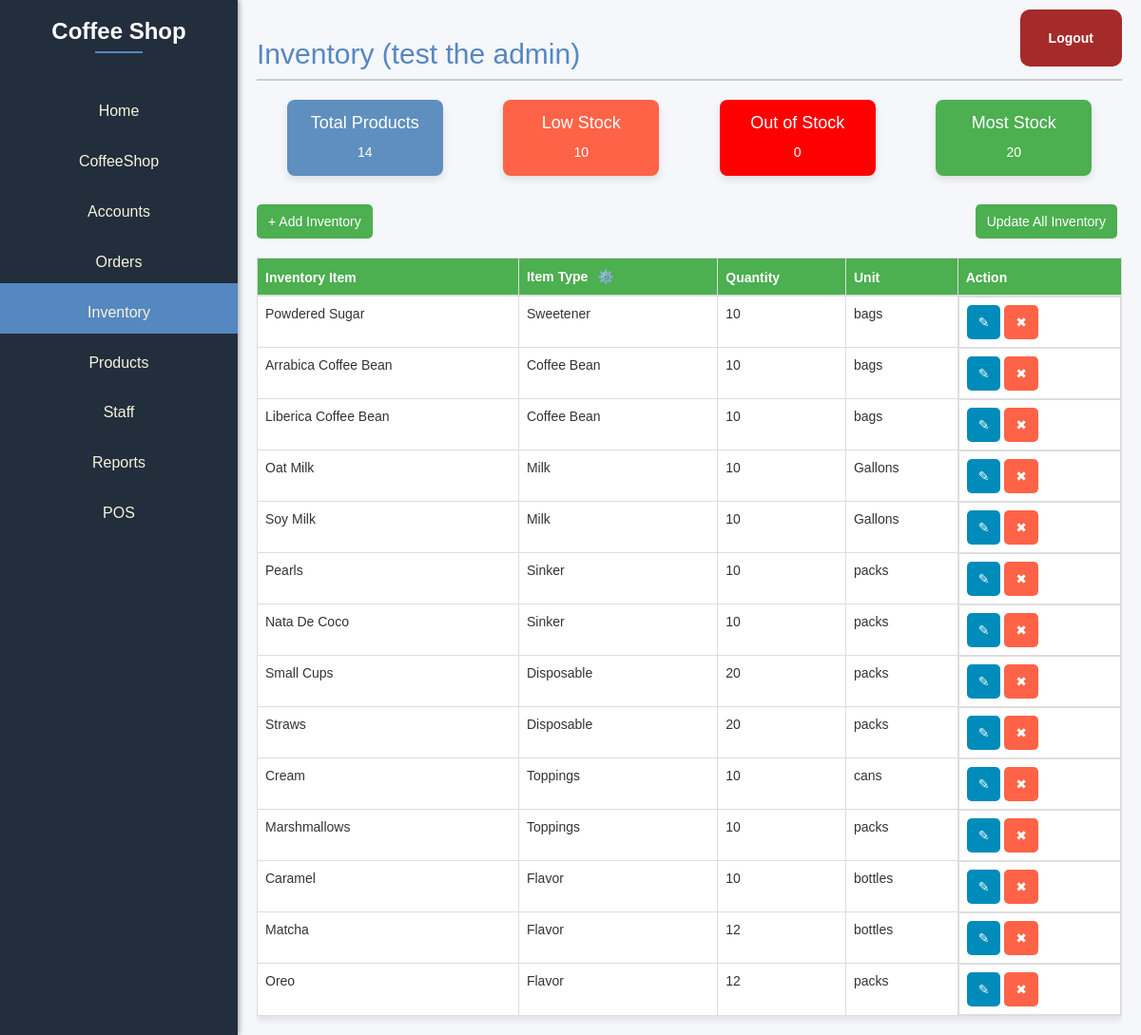
/Dashboard/Inventory.php (signed in), run on an earlier commit of the app's database.
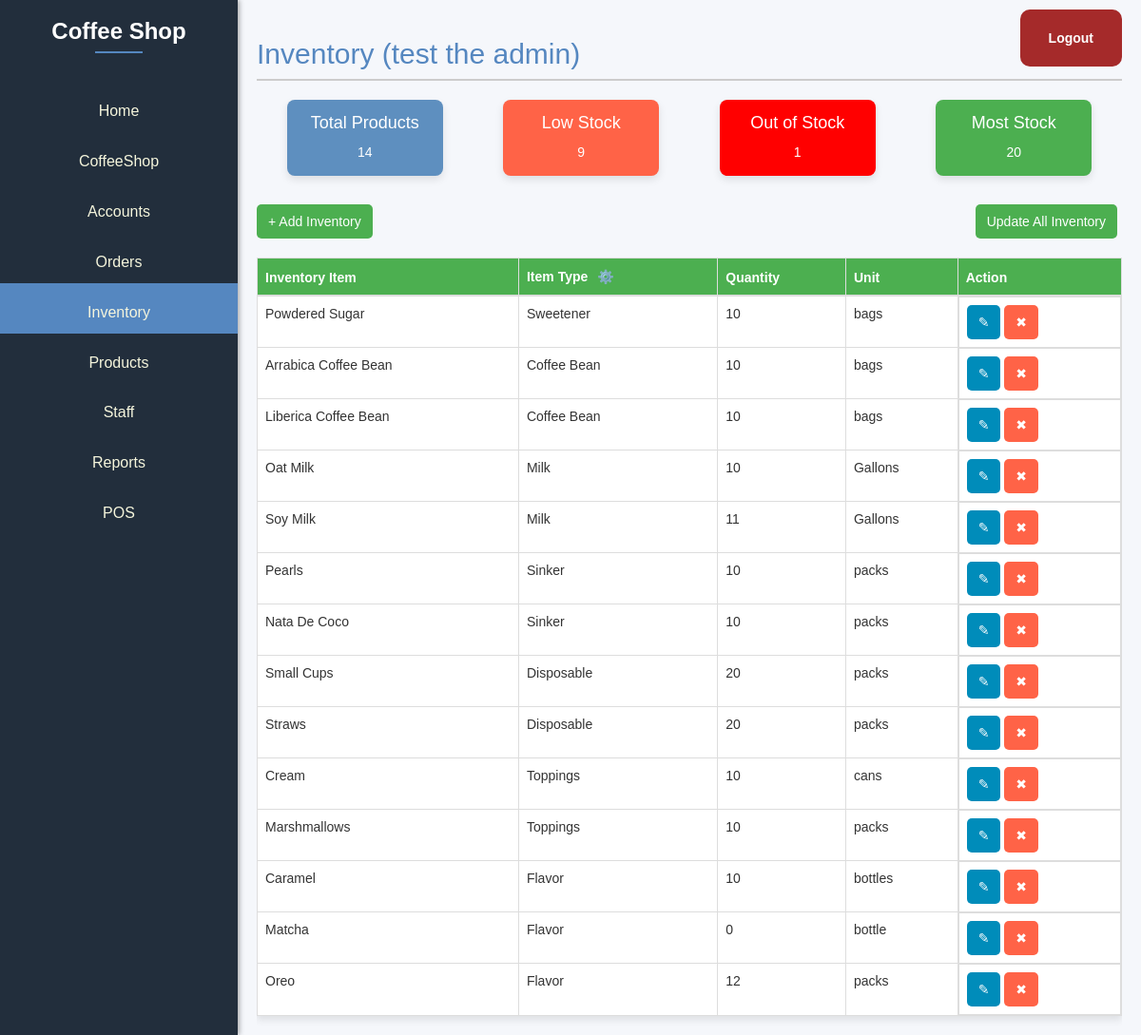
And on a later commit of the database.
### tables this page shows
CREATE TABLE `tblinventory` (
  `inventory_id` int(11) NOT NULL,
  `inventory_item` varchar(255) NOT NULL,
  `item_type` varchar(255) NOT NULL,
  `quantity` int(11) DEFAULT NULL,
  `unit` varchar(10) DEFAULT NULL
);

### public/Dashboard/Inventory.php (the view, shortened to what the changed rows need)
<?php
$servername = "127.0.0.1";
$user = "root";
$pass = "";
$dbname = "coffeeshop_db";
try {
    $pdo = new PDO("mysql:host=$servername;dbname=$dbname", $user, $pass);
    $pdo->setAttribute(PDO::ATTR_ERRMODE, PDO::ERRMODE_EXCEPTION);
} catch (PDOException $e) {
    die("Database connection failed: " . $e->getMessage());
}
$sql = "SELECT * FROM tblinventory";
$statement = $pdo->prepare($sql);
$statement->execute();
$inventoryData = $statement->fetchAll(PDO::FETCH_ASSOC);
$sqlTotalProducts = "SELECT COUNT(*) AS totalProducts FROM tblinventory";
$statementTotalProducts = $pdo->prepare($sqlTotalProducts);
$statementTotalProducts->execute();
$sqlLowStock = "SELECT COUNT(*) as lowStock
                FROM (
                    SELECT *
                    FROM tblinventory
                    WHERE quantity > 0 AND quantity <= 10
                ) AS subquery";
$statementLowStock = $pdo->prepare($sqlLowStock);
$statementLowStock->execute();
if ($statementTotalProducts->rowCount() == 0) {
    $lowStockData = 0;
} else {
    $lowStockData = $statementLowStock->fetchAll(PDO::FETCH_ASSOC);
}
$sqlOutOfStock = "SELECT item_type, COUNT(*) as out_of_stock
                  FROM tblinventory
                  WHERE quantity <= 0
                  GROUP BY item_type";
$statementOutOfStock = $pdo->prepare($sqlOutOfStock);
$statementOutOfStock->execute();
if ($statementTotalProducts->rowCount() == 0) {
    $outOfStockData = 0;
} else {
    $outOfStockData = $statementOutOfStock->fetchAll(PDO::FETCH_ASSOC);
}
?>
<!DOCTYPE html>
<html lang="en">
<head>
    <link rel="stylesheet" href="https://maxcdn.bootstrapcdn.com/font-awesome/4.7.0/css/font-awesome.min.css">
    <link rel="stylesheet" href="https://maxcdn.bootstrapcdn.com/bootstrap/3.3.7/css/bootstrap.min.css">
    <link rel="stylesheet" href="dashboard.css" />
</head>
<body>
    <div class="dashboard">
        <div class="sidebar">
            <h1>Coffee Shop</h1>
        </div>
        <div class="content">
            <h2>Inventory
                <?php echo " (" . $_SESSION['username'] . " the " . $_SESSION['position'] . ") " ?>
            </h2>
            <div>
                <div class="containertab">
                    <div class="stock-container low-stock-container">
                        <h4>Low Stock</h4>
                        <p>
                            <?php echo !empty($lowStockData) ? $lowStockData[0]['lowStock'] : 0; ?>
                        </p>
                    </div>
                    <div class="stock-container out-of-stock-container">
                        <h4>Out of Stock</h4>
                        <p>
                            <?php echo !empty($outOfStockData) ? $outOfStockData[0]['out_of_stock'] : 0; ?>
                        </p>
                    </div>
                </div>
                <br>
                <br>
                <div class="table-responsive">
                    <table class="table table-bordered">
                        <thead>
                            <tr>
                                <th>Inventory Item</th>
                                <th>Item Type
                                    <button type="button" id="categoryInventory" style="background-color:transparent; border:none; padding:none;">⚙️</button>
                                </th>
                                <th>Quantity</th>
                                <th>Unit</th>
                                <th>Action</th>
                            </tr>
                        </thead>
                        <tbody>
                            <?php foreach ($inventoryData as $item) : ?>
                                <tr>
                                    <td>
                                        <?= $item['inventory_item'] ?>
                                    </td>
                                    <td>
                                        <?= $item['item_type'] ?>
                                    </td>
                                    <td>
                                        <?= $item['quantity'] ?>
                                    </td>
                                    <td>
                                        <?= $item['unit'] ?>
                                    </td>
                                    <td class="action-buttons">
                                        <form method="post" action="" class="button-form">
                                            <button type="button" class="button edit-button" onclick="toggleEditForm('editForm<?= $item['inventory_id'] ?>')">✎</button>
                                            <button type="submit" name="submit_delete" class="button delete-button">✖</button>
                                        </form>
                                    </td>
                                </tr>
                            <?php endforeach; ?>
                        </tbody>
                    </table>
                </div>
            </div>
        </div>
    </div>
</body>
</html>

What changed in the data, as far as the page shows it:
changed tblinventory "Soy Milk": quantity "10" → "11"
changed tblinventory "Matcha": quantity "12" → "0"; unit "bottles" → "bottle"
Also different on the page:
$lowStockData[0]['lowStock']: "10" → "9"
$outOfStockData[0]['out_of_stock']: (not shown) → "1"
text no longer shown: "0"
